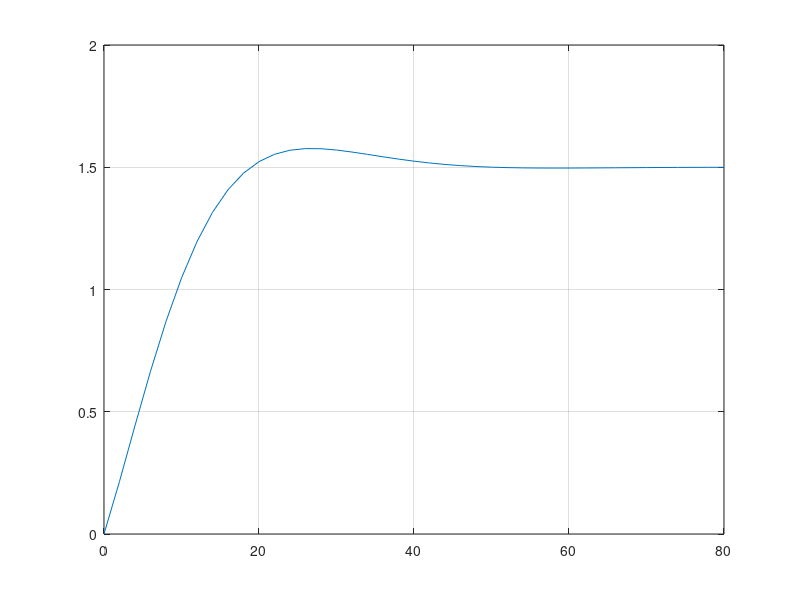

MATLAB code to generate this figure:
M = [0.1 0.03];
D = [1 0.2 0.02];

derD = polyder(D)
Alph = roots(D)
A1 = polyval(M, Alph(1))/polyval(derD, Alph(1))
A2 = polyval(M, Alph(2))/polyval(derD, Alph(2))
t = 0:2:80;
k = A1 * exp(Alph(1) * t) + A2 * exp(Alph(2) * t);
plot(t, k);
grid

a = [1 0]
umnD = conv(D, a)
[p, r, k] = residue(M, umnD)
q = p(1) * exp(r(1) * t) + p(2) * exp(r(2) * t) + p(3);
plot(t, q);
grid


% другой способ
M=[0.1 0.03];
D=[1 0.2 0.02 0];

derD=polyder(D)
Alph=roots(D)

A1=polyval(M,Alph(1))/polyval(derD,Alph(1))
A2=polyval(M,Alph(2))/polyval(derD,Alph(2))
A3=polyval(M,Alph(3))/polyval(derD,Alph(3))

t=0:2:80;
k=A1*exp(Alph(1)*t)+A2*exp(Alph(2)*t)+A3*exp(Alph(3)*t);

plot(t,k);
grid
